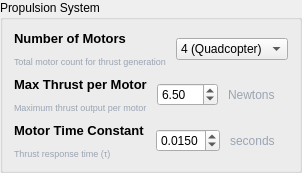
                                <widget class="QGroupBox" name="groupPropulsion">
                                    <property name="title">
                                        <string>Propulsion System</string>
                                    </property>
                                    <layout class="QVBoxLayout" name="propulsionLayout">
                                        <property name="spacing">
                                            <number>10</number>
                                        </property>

                                        <!-- Number of Motors -->
                                        <item>
                                            <layout class="QHBoxLayout" name="h_NumMotors">
                                                <item>
                                                    <layout class="QVBoxLayout" name="v_labels_nummotors">
                                                        <item>
                                                            <widget class="QLabel" name="label_NumMotors">
                                                                <property name="font">
                                                                    <font>
                                                                        <pointsize>10</pointsize>
                                                                        <bold>true</bold>
                                                                    </font>
                                                                </property>
                                                                <property name="text">
                                                                    <string>Number of Motors</string>
                                                                </property>
                                                            </widget>
                                                        </item>
                                                        <item>
                                                            <widget class="QLabel" name="desc_NumMotors">
                                                                <property name="styleSheet">
                                                                    <string>color: #9aa4b2; font-size: 9px;</string>
                                                                </property>
                                                                <property name="text">
                                                                    <string>Total motor count for thrust generation</string>
                                                                </property>
                                                            </widget>
                                                        </item>
                                                    </layout>
                                                </item>
                                                <item>
                                                    <widget class="QComboBox" name="comboBoxNumMotors">
                                                        <property name="minimumWidth">
                                                            <number>150</number>
                                                        </property>
                                                        <item>
                                                            <property name="text">
                                                                <string>4 (Quadcopter)</string>
                                                            </property>
                                                        </item>
                                                        <item>
                                                            <property name="text">
                                                                <string>6 (Hexacopter)</string>
                                                            </property>
                                                        </item>
                                                        <item>
                                                            <property name="text">
                                                                <string>8 (Octocopter)</string>
                                                            </property>
                                                        </item>
                                                    </widget>
                                                </item>
                                            </layout>
                                        </item>

                                        <!-- Max Thrust per Motor -->
                                        <item>
                                            <layout class="QHBoxLayout" name="h_MaxThrust">
                                                <item>
                                                    <layout class="QVBoxLayout" name="v_labels_maxthrust">
                                                        <item>
                                                            <widget class="QLabel" name="label_MaxThrust">
                                                                <property name="font">
                                                                    <font>
                                                                        <pointsize>10</pointsize>
                                                                        <bold>true</bold>
                                                                    </font>
                                                                </property>
                                                                <property name="text">
                                                                    <string>Max Thrust per Motor</string>
                                                                </property>
                                                            </widget>
                                                        </item>
                                                        <item>
                                                            <widget class="QLabel" name="desc_MaxThrust">
                                                                <property name="styleSheet">
                                                                    <string>color: #9aa4b2; font-size: 9px;</string>
                                                                </property>
                                                                <property name="text">
                                                                    <string>Maximum thrust output per motor</string>
                                                                </property>
                                                            </widget>
                                                        </item>
                                                    </layout>
                                                </item>
                                                <item>
                                                    <layout class="QHBoxLayout" name="h_maxthrust_controls">
                                                        <item>
                                                            <widget class="QDoubleSpinBox" name="spinMaxThrust">
                                                                <property name="decimals">
                                                                    <number>2</number>
                                                                </property>
                                                                <property name="minimum">
                                                                    <double>0.500000000000000</double>
                                                                </property>
                                                                <property name="maximum">
                                                                    <double>50.000000000000000</double>
                                                                </property>
                                                                <property name="singleStep">
                                                                    <double>0.100000000000000</double>
                                                                </property>
                                                                <property name="value">
                                                                    <double>6.500000000000000</double>
                                                                </property>
                                                            </widget>
                                                        </item>
                                                        <item>
                                                            <widget class="QLabel" name="label_newtons">
                                                                <property name="styleSheet">
                                                                    <string>color: #9aa4b2;</string>
                                                                </property>
                                                                <property name="text">
                                                                    <string>Newtons</string>
                                                                </property>
                                                            </widget>
                                                        </item>
                                                    </layout>
                                                </item>
                                            </layout>
                                        </item>

                                        <!-- Motor Time Constant -->
                                        <item>
                                            <layout class="QHBoxLayout" name="h_MotorTimeConstant">
                                                <item>
                                                    <layout class="QVBoxLayout" name="v_labels_motortimeconstant">
                                                        <item>
                                                            <widget class="QLabel" name="label_MotorTimeConstant">
                                                                <property name="font">
                                                                    <font>
                                                                        <pointsize>10</pointsize>
                                                                        <bold>true</bold>
                                                                    </font>
                                                                </property>
                                                                <property name="text">
                                                                    <string>Motor Time Constant</string>
                                                                </property>
                                                            </widget>
                                                        </item>
                                                        <item>
                                                            <widget class="QLabel" name="desc_MotorTimeConstant">
                                                                <property name="styleSheet">
                                                                    <string>color: #9aa4b2; font-size: 9px;</string>
                                                                </property>
                                                                <property name="text">
                                                                    <string>Thrust response time (τ)</string>
                                                                </property>
                                                            </widget>
                                                        </item>
                                                    </layout>
                                                </item>
                                                <item>
                                                    <layout class="QHBoxLayout" name="h_motortimeconstant_controls">
                                                        <item>
                                                            <widget class="QDoubleSpinBox" name="spinMotorTimeConstant">
                                                                <property name="decimals">
                                                                    <number>4</number>
                                                                </property>
                                                                <property name="minimum">
                                                                    <double>0.001000000000000</double>
                                                                </property>
                                                                <property name="maximum">
                                                                    <double>0.100000000000000</double>
                                                                </property>
                                                                <property name="singleStep">
                                                                    <double>0.001000000000000</double>
                                                                </property>
                                                                <property name="value">
                                                                    <double>0.015000000000000</double>
                                                                </property>
                                                            </widget>
                                                        </item>
                                                        <item>
                                                            <widget class="QLabel" name="label_seconds1">
                                                                <property name="styleSheet">
                                                                    <string>color: #9aa4b2;</string>
                                                                </property>
                                                                <property name="text">
                                                                    <string>seconds</string>
                                                                </property>
                                                            </widget>
                                                        </item>
                                                    </layout>
                                                </item>
                                            </layout>
                                        </item>
                                    </layout>
                                </widget>
